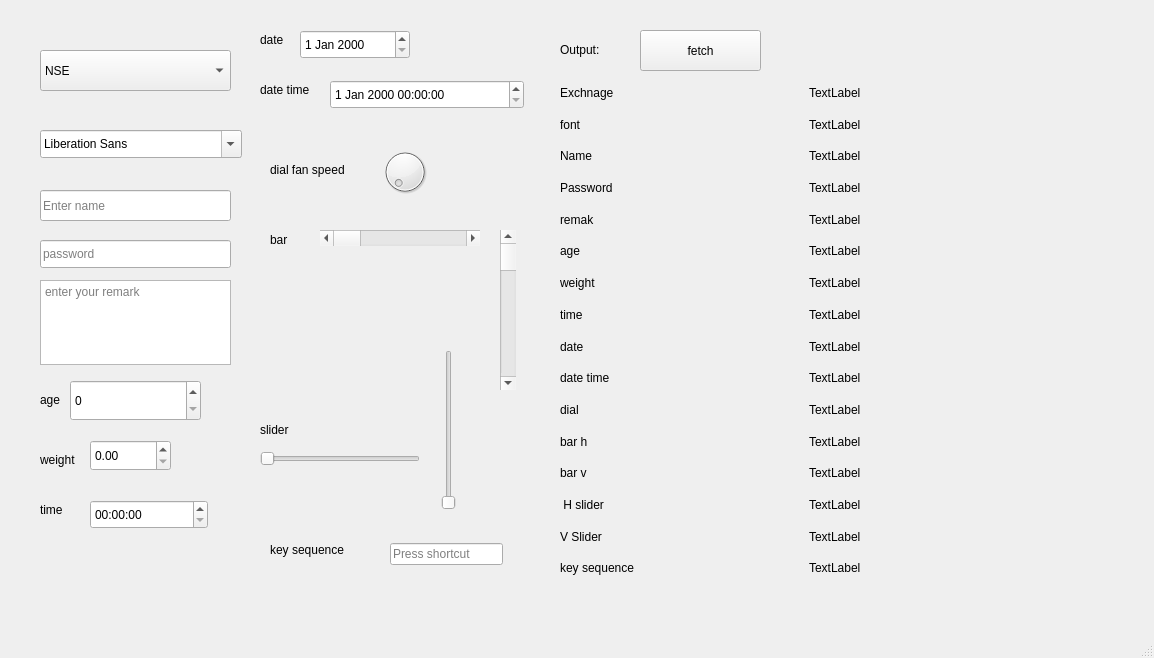
<?xml version="1.0" encoding="UTF-8"?>
<ui version="4.0">
 <class>MainWindow</class>
 <widget class="QMainWindow" name="MainWindow">
  <property name="geometry">
   <rect>
    <x>0</x>
    <y>0</y>
    <width>1154</width>
    <height>658</height>
   </rect>
  </property>
  <property name="windowTitle">
   <string>MainWindow</string>
  </property>
  <widget class="QWidget" name="centralwidget">
   <widget class="QComboBox" name="comboBox">
    <property name="geometry">
     <rect>
      <x>40</x>
      <y>50</y>
      <width>191</width>
      <height>41</height>
     </rect>
    </property>
    <item>
     <property name="text">
      <string>NSE</string>
     </property>
    </item>
    <item>
     <property name="text">
      <string>BSE</string>
     </property>
    </item>
    <item>
     <property name="text">
      <string>MSEI</string>
     </property>
    </item>
    <item>
     <property name="text">
      <string>MCX</string>
     </property>
    </item>
   </widget>
   <widget class="QFontComboBox" name="fontComboBox">
    <property name="geometry">
     <rect>
      <x>40</x>
      <y>130</y>
      <width>202</width>
      <height>28</height>
     </rect>
    </property>
   </widget>
   <widget class="QLineEdit" name="lineEdit">
    <property name="geometry">
     <rect>
      <x>40</x>
      <y>190</y>
      <width>191</width>
      <height>31</height>
     </rect>
    </property>
    <property name="placeholderText">
     <string>Enter name</string>
    </property>
   </widget>
   <widget class="QLineEdit" name="lineEdit_password">
    <property name="geometry">
     <rect>
      <x>40</x>
      <y>240</y>
      <width>191</width>
      <height>28</height>
     </rect>
    </property>
    <property name="echoMode">
     <enum>QLineEdit::EchoMode::Password</enum>
    </property>
    <property name="placeholderText">
     <string>password</string>
    </property>
   </widget>
   <widget class="QTextEdit" name="textEdit">
    <property name="geometry">
     <rect>
      <x>40</x>
      <y>280</y>
      <width>191</width>
      <height>85</height>
     </rect>
    </property>
    <property name="placeholderText">
     <string>enter your remark</string>
    </property>
   </widget>
   <widget class="QLabel" name="label">
    <property name="geometry">
     <rect>
      <x>40</x>
      <y>390</y>
      <width>63</width>
      <height>20</height>
     </rect>
    </property>
    <property name="text">
     <string>age</string>
    </property>
   </widget>
   <widget class="QSpinBox" name="spinBox">
    <property name="geometry">
     <rect>
      <x>70</x>
      <y>380</y>
      <width>131</width>
      <height>41</height>
     </rect>
    </property>
   </widget>
   <widget class="QLabel" name="label_2">
    <property name="geometry">
     <rect>
      <x>40</x>
      <y>450</y>
      <width>63</width>
      <height>20</height>
     </rect>
    </property>
    <property name="text">
     <string>weight</string>
    </property>
   </widget>
   <widget class="QDoubleSpinBox" name="doubleSpinBox">
    <property name="geometry">
     <rect>
      <x>90</x>
      <y>440</y>
      <width>81</width>
      <height>31</height>
     </rect>
    </property>
   </widget>
   <widget class="QLabel" name="label_3">
    <property name="geometry">
     <rect>
      <x>40</x>
      <y>500</y>
      <width>63</width>
      <height>20</height>
     </rect>
    </property>
    <property name="text">
     <string>time</string>
    </property>
   </widget>
   <widget class="QTimeEdit" name="timeEdit">
    <property name="geometry">
     <rect>
      <x>90</x>
      <y>500</y>
      <width>118</width>
      <height>29</height>
     </rect>
    </property>
   </widget>
   <widget class="QLabel" name="label_4">
    <property name="geometry">
     <rect>
      <x>260</x>
      <y>30</y>
      <width>63</width>
      <height>20</height>
     </rect>
    </property>
    <property name="text">
     <string>date</string>
    </property>
   </widget>
   <widget class="QDateEdit" name="dateEdit">
    <property name="geometry">
     <rect>
      <x>300</x>
      <y>30</y>
      <width>110</width>
      <height>29</height>
     </rect>
    </property>
   </widget>
   <widget class="QLabel" name="label_5">
    <property name="geometry">
     <rect>
      <x>260</x>
      <y>80</y>
      <width>63</width>
      <height>20</height>
     </rect>
    </property>
    <property name="text">
     <string>date time</string>
    </property>
   </widget>
   <widget class="QDateTimeEdit" name="dateTimeEdit">
    <property name="geometry">
     <rect>
      <x>330</x>
      <y>80</y>
      <width>194</width>
      <height>29</height>
     </rect>
    </property>
   </widget>
   <widget class="QLabel" name="label_6">
    <property name="geometry">
     <rect>
      <x>270</x>
      <y>160</y>
      <width>101</width>
      <height>20</height>
     </rect>
    </property>
    <property name="text">
     <string>dial fan speed</string>
    </property>
   </widget>
   <widget class="QDial" name="dial">
    <property name="geometry">
     <rect>
      <x>380</x>
      <y>140</y>
      <width>50</width>
      <height>64</height>
     </rect>
    </property>
   </widget>
   <widget class="QLabel" name="label_7">
    <property name="geometry">
     <rect>
      <x>270</x>
      <y>230</y>
      <width>63</width>
      <height>20</height>
     </rect>
    </property>
    <property name="text">
     <string>bar</string>
    </property>
   </widget>
   <widget class="QScrollBar" name="horizontalScrollBar">
    <property name="geometry">
     <rect>
      <x>320</x>
      <y>230</y>
      <width>160</width>
      <height>16</height>
     </rect>
    </property>
    <property name="orientation">
     <enum>Qt::Orientation::Horizontal</enum>
    </property>
   </widget>
   <widget class="QScrollBar" name="verticalScrollBar">
    <property name="geometry">
     <rect>
      <x>500</x>
      <y>230</y>
      <width>16</width>
      <height>160</height>
     </rect>
    </property>
    <property name="orientation">
     <enum>Qt::Orientation::Vertical</enum>
    </property>
   </widget>
   <widget class="QLabel" name="label_8">
    <property name="geometry">
     <rect>
      <x>260</x>
      <y>420</y>
      <width>63</width>
      <height>20</height>
     </rect>
    </property>
    <property name="text">
     <string>slider</string>
    </property>
   </widget>
   <widget class="QSlider" name="horizontalSlider">
    <property name="geometry">
     <rect>
      <x>260</x>
      <y>450</y>
      <width>160</width>
      <height>18</height>
     </rect>
    </property>
    <property name="orientation">
     <enum>Qt::Orientation::Horizontal</enum>
    </property>
   </widget>
   <widget class="QSlider" name="verticalSlider">
    <property name="geometry">
     <rect>
      <x>440</x>
      <y>350</y>
      <width>18</width>
      <height>160</height>
     </rect>
    </property>
    <property name="orientation">
     <enum>Qt::Orientation::Vertical</enum>
    </property>
   </widget>
   <widget class="QLabel" name="label_9">
    <property name="geometry">
     <rect>
      <x>270</x>
      <y>540</y>
      <width>111</width>
      <height>20</height>
     </rect>
    </property>
    <property name="text">
     <string>key sequence</string>
    </property>
   </widget>
   <widget class="QKeySequenceEdit" name="keySequenceEdit">
    <property name="geometry">
     <rect>
      <x>390</x>
      <y>540</y>
      <width>113</width>
      <height>28</height>
     </rect>
    </property>
   </widget>
   <widget class="QLabel" name="label_10">
    <property name="geometry">
     <rect>
      <x>560</x>
      <y>40</y>
      <width>63</width>
      <height>20</height>
     </rect>
    </property>
    <property name="text">
     <string>Output: </string>
    </property>
   </widget>
   <widget class="QPushButton" name="pushButton">
    <property name="geometry">
     <rect>
      <x>640</x>
      <y>30</y>
      <width>121</width>
      <height>41</height>
     </rect>
    </property>
    <property name="text">
     <string>fetch</string>
    </property>
   </widget>
   <widget class="QWidget" name="gridLayoutWidget">
    <property name="geometry">
     <rect>
      <x>560</x>
      <y>80</y>
      <width>491</width>
      <height>501</height>
     </rect>
    </property>
    <layout class="QGridLayout">
     <item row="3" column="1">
      <widget class="QLabel" name="label_password">
       <property name="text">
        <string>TextLabel</string>
       </property>
      </widget>
     </item>
     <item row="8" column="1">
      <widget class="QLabel" name="label_date">
       <property name="text">
        <string>TextLabel</string>
       </property>
      </widget>
     </item>
     <item row="3" column="0">
      <widget class="QLabel" name="label_15">
       <property name="text">
        <string>Password</string>
       </property>
      </widget>
     </item>
     <item row="0" column="0">
      <widget class="QLabel" name="label_12">
       <property name="text">
        <string>Exchnage</string>
       </property>
      </widget>
     </item>
     <item row="5" column="0">
      <widget class="QLabel" name="label_18">
       <property name="text">
        <string>age</string>
       </property>
      </widget>
     </item>
     <item row="0" column="1">
      <widget class="QLabel" name="label_exchange">
       <property name="text">
        <string>TextLabel</string>
       </property>
      </widget>
     </item>
     <item row="11" column="0">
      <widget class="QLabel" name="label_24">
       <property name="text">
        <string>bar h</string>
       </property>
      </widget>
     </item>
     <item row="4" column="0">
      <widget class="QLabel" name="label_17">
       <property name="text">
        <string>remak</string>
       </property>
      </widget>
     </item>
     <item row="13" column="0">
      <widget class="QLabel" name="label_26">
       <property name="text">
        <string> H slider</string>
       </property>
      </widget>
     </item>
     <item row="4" column="1">
      <widget class="QLabel" name="label_remark">
       <property name="text">
        <string>TextLabel</string>
       </property>
      </widget>
     </item>
     <item row="11" column="1">
      <widget class="QLabel" name="label_hbar">
       <property name="text">
        <string>TextLabel</string>
       </property>
      </widget>
     </item>
     <item row="9" column="1">
      <widget class="QLabel" name="label_datetime">
       <property name="text">
        <string>TextLabel</string>
       </property>
      </widget>
     </item>
     <item row="9" column="0">
      <widget class="QLabel" name="label_22">
       <property name="text">
        <string>date time</string>
       </property>
      </widget>
     </item>
     <item row="15" column="1">
      <widget class="QLabel" name="label_keysequence">
       <property name="text">
        <string>TextLabel</string>
       </property>
      </widget>
     </item>
     <item row="12" column="0">
      <widget class="QLabel" name="label_25">
       <property name="text">
        <string>bar v</string>
       </property>
      </widget>
     </item>
     <item row="8" column="0">
      <widget class="QLabel" name="label_21">
       <property name="text">
        <string>date</string>
       </property>
      </widget>
     </item>
     <item row="10" column="1">
      <widget class="QLabel" name="label_dial">
       <property name="text">
        <string>TextLabel</string>
       </property>
      </widget>
     </item>
     <item row="13" column="1">
      <widget class="QLabel" name="label_hslider">
       <property name="text">
        <string>TextLabel</string>
       </property>
      </widget>
     </item>
     <item row="6" column="0">
      <widget class="QLabel" name="label_19">
       <property name="text">
        <string>weight</string>
       </property>
      </widget>
     </item>
     <item row="12" column="1">
      <widget class="QLabel" name="label_vbar">
       <property name="text">
        <string>TextLabel</string>
       </property>
      </widget>
     </item>
     <item row="2" column="1">
      <widget class="QLabel" name="label_name">
       <property name="text">
        <string>TextLabel</string>
       </property>
      </widget>
     </item>
     <item row="15" column="0">
      <widget class="QLabel" name="label_27">
       <property name="text">
        <string>key sequence</string>
       </property>
      </widget>
     </item>
     <item row="2" column="0">
      <widget class="QLabel" name="label_11">
       <property name="text">
        <string>Name</string>
       </property>
      </widget>
     </item>
     <item row="7" column="0">
      <widget class="QLabel" name="label_20">
       <property name="text">
        <string>time</string>
       </property>
      </widget>
     </item>
     <item row="10" column="0">
      <widget class="QLabel" name="label_23">
       <property name="text">
        <string>dial</string>
       </property>
      </widget>
     </item>
     <item row="6" column="1">
      <widget class="QLabel" name="label_weight">
       <property name="text">
        <string>TextLabel</string>
       </property>
      </widget>
     </item>
     <item row="1" column="0">
      <widget class="QLabel" name="label_13">
       <property name="text">
        <string>font</string>
       </property>
      </widget>
     </item>
     <item row="7" column="1">
      <widget class="QLabel" name="label_time">
       <property name="text">
        <string>TextLabel</string>
       </property>
      </widget>
     </item>
     <item row="5" column="1">
      <widget class="QLabel" name="label_age">
       <property name="text">
        <string>TextLabel</string>
       </property>
      </widget>
     </item>
     <item row="1" column="1">
      <widget class="QLabel" name="label_font">
       <property name="text">
        <string>TextLabel</string>
       </property>
      </widget>
     </item>
     <item row="14" column="0">
      <widget class="QLabel" name="label_14">
       <property name="text">
        <string>V Slider</string>
       </property>
      </widget>
     </item>
     <item row="14" column="1">
      <widget class="QLabel" name="label_vslider">
       <property name="text">
        <string>TextLabel</string>
       </property>
      </widget>
     </item>
    </layout>
   </widget>
  </widget>
  <widget class="QMenuBar" name="menubar">
   <property name="geometry">
    <rect>
     <x>0</x>
     <y>0</y>
     <width>1154</width>
     <height>25</height>
    </rect>
   </property>
  </widget>
  <widget class="QStatusBar" name="statusbar"/>
 </widget>
 <resources/>
 <connections/>
</ui>
